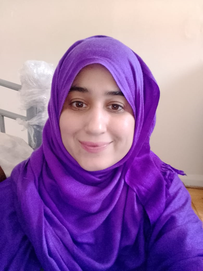
#> input picture data/sample/face1.png, 203 x 271 px, shrunk from 780 x 1040 before the run, found by its file name
$ jupyter execute --allow-errors Untitled4.ipynb
#> lines starting #> are read from the running program, lines starting #| are printed output that depends on the picture
[cell 1]
import os
print(os.getcwd())

[cell 2]
import cv2
import numpy as np
import matplotlib.pyplot as plt

def compute_flow(img1_path, img2_path):
    img1 = cv2.imread(img1_path)
#> img1 is the input picture: shape (271, 203, 3); mean B, G, R 168.2, 110.2, 150.7
    img2 = cv2.imread(img2_path)
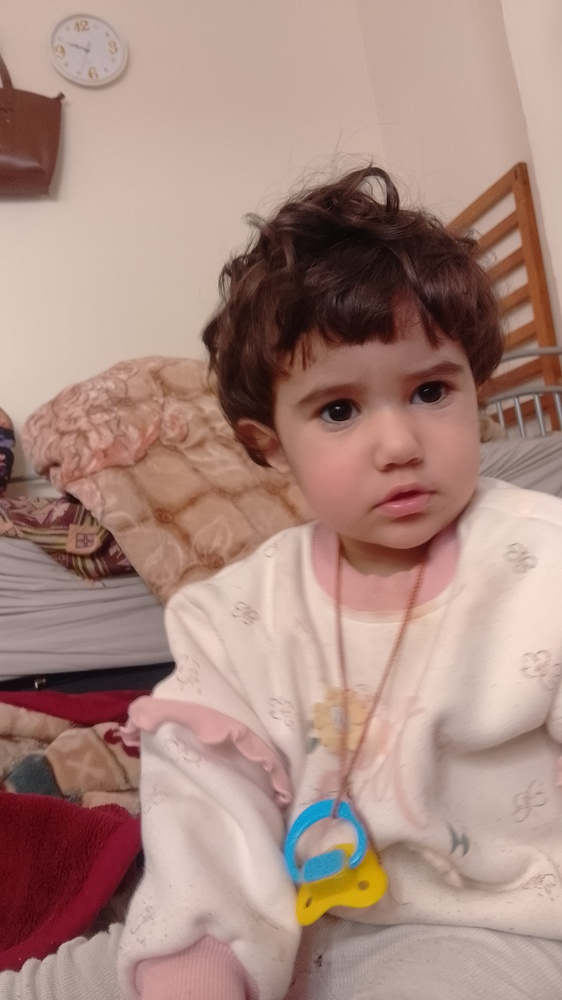
#> input picture data/sample/face2.jpeg, 562 x 1000 px, shrunk from 2160 x 3840 before the run, found by its file name
#> img2 is the input picture: shape (1000, 562, 3); mean B, G, R 128.4, 137.8, 169.6

    if img1 is None:
        raise ValueError(f"Image not found: {img1_path}")
    if img2 is None:
        raise ValueError(f"Image not found: {img2_path}")

    img1_gray = cv2.cvtColor(img1, cv2.COLOR_BGR2GRAY)
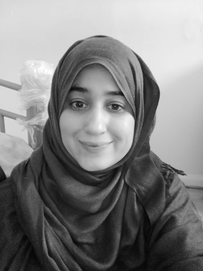
#> img1_gray: shape (271, 203); min 7, max 254, mean 128.9
    img2_gray = cv2.cvtColor(img2, cv2.COLOR_BGR2GRAY)
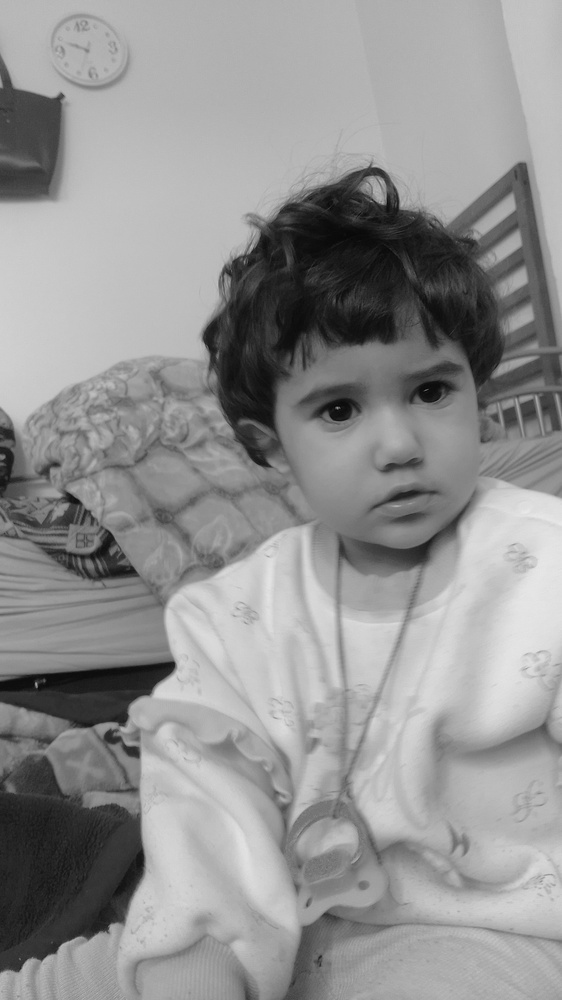
#> img2_gray: shape (1000, 562); min 3, max 234, mean 146.2

    flow = cv2.calcOpticalFlowFarneback(
        img1_gray, img2_gray, None,
        0.5, 3, 15, 3, 5, 1.2, 0
    )

    mag, ang = cv2.cartToPolar(flow[..., 0], flow[..., 1])

    plt.imshow(mag, cmap='gray')
    plt.title("Optical Flow Magnitude")
    plt.show()
